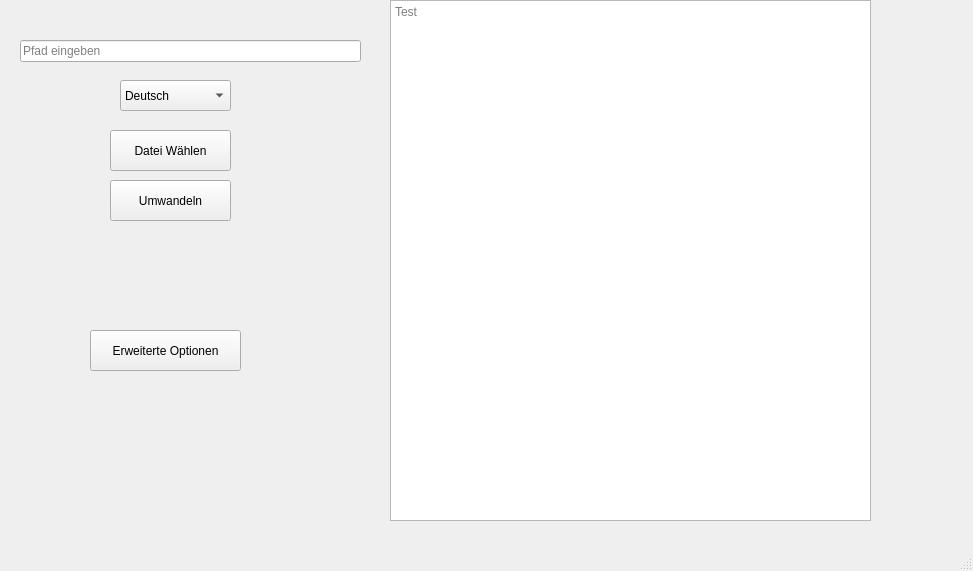
<?xml version="1.0" encoding="UTF-8"?>
<ui version="4.0">
 <class>MainWindow</class>
 <widget class="QMainWindow" name="MainWindow">
  <property name="geometry">
   <rect>
    <x>0</x>
    <y>0</y>
    <width>973</width>
    <height>571</height>
   </rect>
  </property>
  <property name="minimumSize">
   <size>
    <width>973</width>
    <height>0</height>
   </size>
  </property>
  <property name="maximumSize">
   <size>
    <width>973</width>
    <height>571</height>
   </size>
  </property>
  <property name="windowTitle">
   <string>MainWindow</string>
  </property>
  <widget class="QWidget" name="centralwidget">
   <widget class="QPushButton" name="selectImage">
    <property name="geometry">
     <rect>
      <x>110</x>
      <y>130</y>
      <width>121</width>
      <height>41</height>
     </rect>
    </property>
    <property name="text">
     <string>Datei Wählen</string>
    </property>
   </widget>
   <widget class="QPushButton" name="runScript">
    <property name="geometry">
     <rect>
      <x>110</x>
      <y>180</y>
      <width>121</width>
      <height>41</height>
     </rect>
    </property>
    <property name="text">
     <string>Umwandeln</string>
    </property>
   </widget>
   <widget class="QTextEdit" name="textDisplay">
    <property name="geometry">
     <rect>
      <x>390</x>
      <y>0</y>
      <width>481</width>
      <height>521</height>
     </rect>
    </property>
    <property name="overwriteMode">
     <bool>true</bool>
    </property>
    <property name="placeholderText">
     <string>Test</string>
    </property>
   </widget>
   <widget class="QLineEdit" name="inputPath">
    <property name="geometry">
     <rect>
      <x>20</x>
      <y>40</y>
      <width>341</width>
      <height>22</height>
     </rect>
    </property>
    <property name="text">
     <string/>
    </property>
    <property name="placeholderText">
     <string>Pfad eingeben</string>
    </property>
   </widget>
   <widget class="QComboBox" name="selLang">
    <property name="geometry">
     <rect>
      <x>120</x>
      <y>80</y>
      <width>111</width>
      <height>31</height>
     </rect>
    </property>
    <item>
     <property name="text">
      <string>Deutsch</string>
     </property>
    </item>
    <item>
     <property name="text">
      <string>English</string>
     </property>
    </item>
    <item>
     <property name="text">
      <string>Other</string>
     </property>
    </item>
   </widget>
   <widget class="QPushButton" name="advSettings">
    <property name="geometry">
     <rect>
      <x>90</x>
      <y>330</y>
      <width>151</width>
      <height>41</height>
     </rect>
    </property>
    <property name="text">
     <string>Erweiterte Optionen</string>
    </property>
   </widget>
  </widget>
  <widget class="QStatusBar" name="statusbar"/>
 </widget>
 <resources/>
 <connections/>
</ui>
